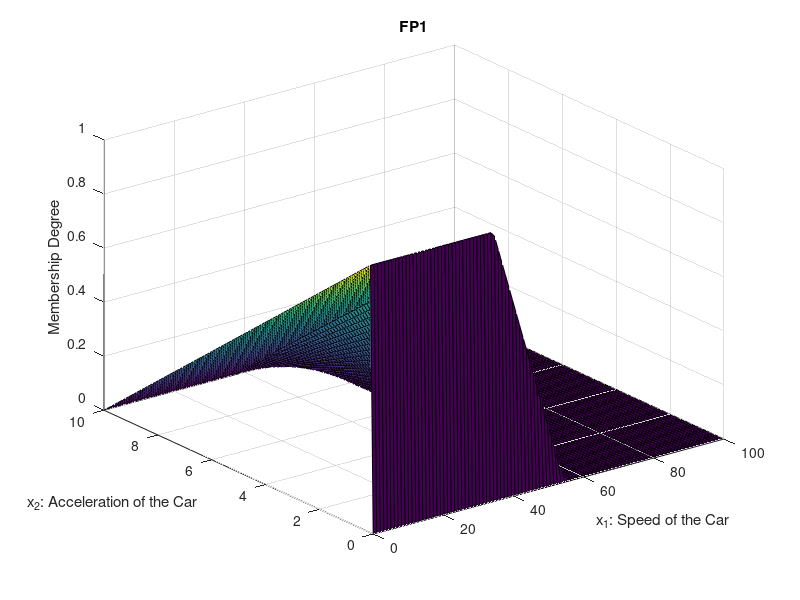
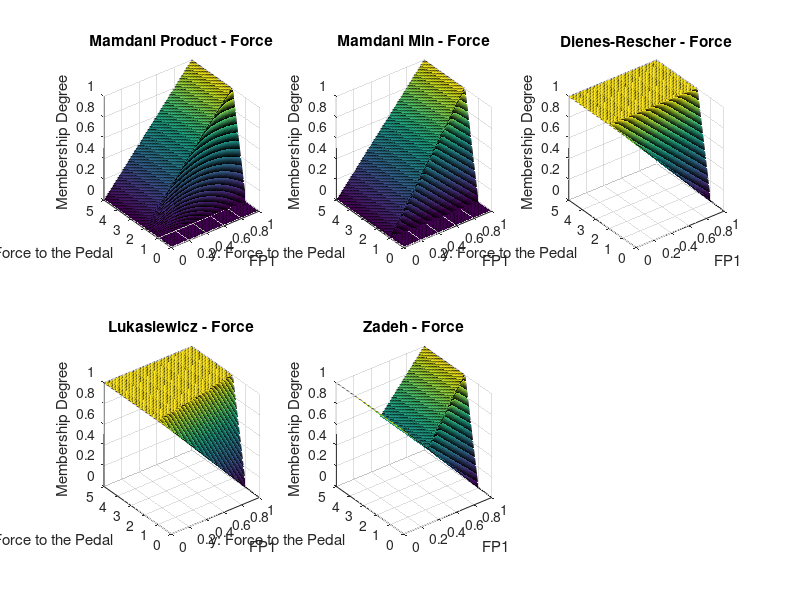

These charts were generated, in order, by the following MATLAB code:
% Define variables
x1 = linspace(0, 100, 100); % Speed of the car (0 to 100)
x2 = linspace(0, 10, 100);  % Acceleration of the car (0 to 10)
y = linspace(0, 5, 100);    % Force on the pedal (0 to 5)

% Define membership functions based on the image
mu_slow = @(x1) (x1 <= 35) .* 1 + ...
                (x1 > 35 & x1 <= 55) .* ((55 - x1) / 20) + ...
                (x1 > 55) .* 0;

mu_small = @(x2) (x2 > 0 & x2 <= 10) .* ((10 - x2) / 10) + ...
                 (x2 > 10) .* 0;

mu_large = @(y) (y <= 1) .* 0 + ...
                (y > 1 & y <= 2) .* (y - 1) + ...
                (y > 2) .* 1;

% Calculate membership degrees for all combinations
mu_slow_vals = mu_slow(x1);
mu_small_vals = mu_small(x2);
mu_large_vals = mu_large(y);

% Grid for 3D plotting
[X1, X2] = meshgrid(x1, x2);

% t norm Infernce (Min)
t_norm_product = @(mu1, mu2) mu1 .* mu2;

% Mamdani Product Inference
mu_mamdani_product = @(mu1, mu2) mu1 .* mu2;

% Mamdani Min Inference
mu_mamdani_min = @(mu1, mu2) min(mu1, mu2);

% Dienes-Rescher Inference
mu_dienes_rescher = @(mu1, mu2) max(1 - mu1, mu2);

% Lukasiewicz Inference
mu_lukasiewicz = @(mu1, mu2) min(1, 1- mu1 + mu2);

% Zadeh Inference
mu_zadeh = @(mu1, mu2) max(min(mu1, mu2), 1 - mu1);

% Visualize the results
figure;
surf(X1, X2, t_norm_product(mu_slow(X1), mu_small(X2)));
xlabel('x_1: Speed of the Car');
ylabel('x_2: Acceleration of the Car');
zlabel('Membership Degree');
title('FP1');
xlim([0 100]);
ylim([0 10]);
zlim([0 1]);

mu_FP1 = linspace(0, 1, 100);
% Force to pedal vs inference output in 3D for each method
[Y1, Y] = meshgrid(mu_FP1, y);
figure;
subplot(2,3,1);
surf(Y1, Y, mu_mamdani_product(mu_FP1, mu_large(Y)));
xlabel('FP1');
ylabel('y: Force to the Pedal');
zlabel('Membership Degree');
title('Mamdani Product - Force');
xlim([0 1]);
ylim([0 5]);
zlim([0 1]);

subplot(2,3,2);
surf(Y1, Y, mu_mamdani_min(mu_FP1, mu_large(Y)));
xlabel('FP1');
ylabel('y: Force to the Pedal');
zlabel('Membership Degree');
title('Mamdani Min - Force');
xlim([0 1]);
ylim([0 5]);
zlim([0 1]);

subplot(2,3,3);
surf(Y1, Y, mu_dienes_rescher(mu_FP1, mu_large(Y)));
xlabel('FP1');
ylabel('y: Force to the Pedal');
zlabel('Membership Degree');
title('Dienes-Rescher - Force');
xlim([0 1]);
ylim([0 5]);
zlim([0 1]);

subplot(2,3,4);
surf(Y1, Y, mu_lukasiewicz(mu_FP1, mu_large(Y)));
xlabel('FP1');
ylabel('y: Force to the Pedal');
zlabel('Membership Degree');
title('Lukasiewicz - Force');
xlim([0 1]);
ylim([0 5]);
zlim([0 1]);

subplot(2,3,5);
surf(Y1, Y, mu_zadeh(mu_FP1, mu_large(Y)));
xlabel('FP1');
ylabel('y: Force to the Pedal');
zlabel('Membership Degree');
title('Zadeh - Force');
xlim([0 1]);
ylim([0 5]);
zlim([0 1]);
